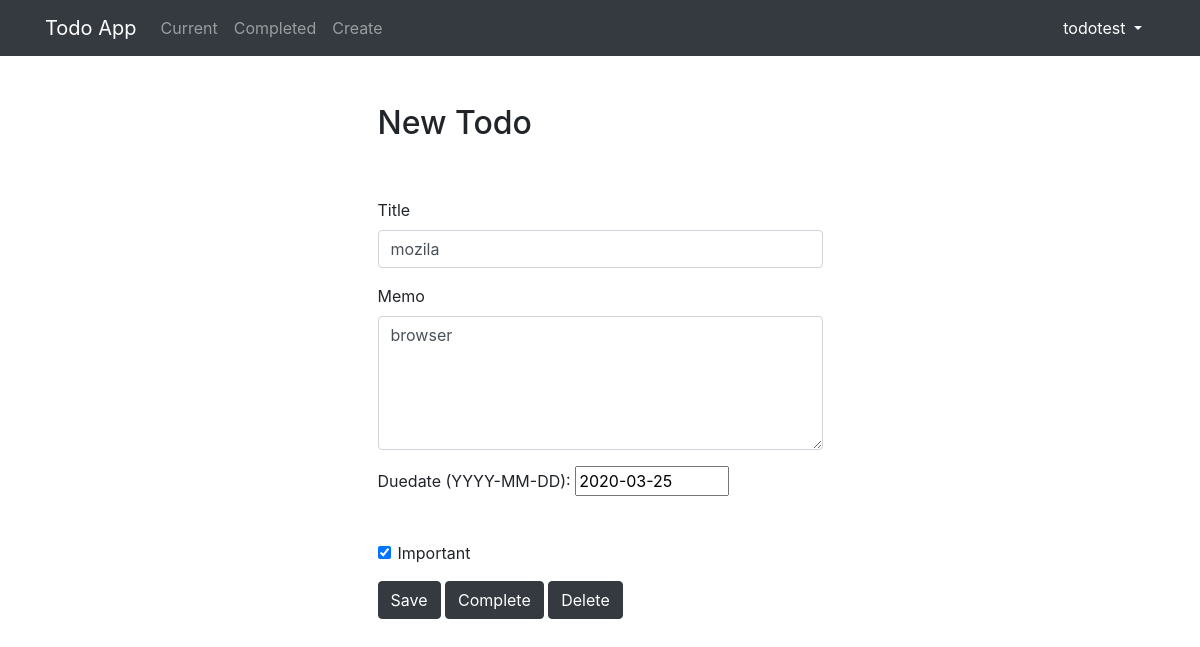
The app's page /todo/21 (signed in) with its own data.
### todolist/models.py (models this page shows, shortened)
class Todo(models.Model):
    title = models.CharField(max_length = 100)
    memo = models.TextField(blank = True)
    created = models.DateTimeField(auto_now_add = True)
    datecompleted = models.DateTimeField(null = True, blank = True)
    important = models.BooleanField(default = False)
    user = models.ForeignKey(User, on_delete=models.CASCADE)
    duedate = models.DateField(auto_now = False, null = True, blank = True)

### todolist/views.py (the view, shortened to what this page needs)
# urls.py: path('todo/<int:todo_pk>', views.viewtodo, name = "viewtodo"),
@login_required
def viewtodo(request, todo_pk):
    todo = get_object_or_404(Todo, pk=todo_pk, user = request.user)
    if request.method == "GET":
        form = TodoForm(instance = todo)
        context = {
            'todo': todo,
            'form': form
        }
        return render(request, 'todolist/viewtodo.html', context)

### todolist/forms.py
class TodoForm(ModelForm):
    class Meta:
        model = Todo
        fields = ['title', 'memo', 'important','duedate']

### todolist/templates/todolist/viewtodo.html (shortened to what this page needs)
{% extends "todolist/base.html" %}
{% block content %}
    <div class="row justify-content-center mt-5">
        <div class="col-md-5">
            <h2>New Todo</h2>
        </div>
    </div>
    <div class="row justify-content-center mt-5">
        <div class="col-md-5">
            <form method="POST">
                <div class="form-group">
                    <label for="title">Title</label>
                    <input type="text" name="title" class="form-control" id="title" value="{{ todo.title }}" required>
                </div>
                <div class="form-group">
                    <label for="memo">Memo</label>
                    <textarea name="memo" rows="5" class="form-control" id="memo" >{{ todo.memo }}</textarea>
                </div>
                <div class="form-group">
                    <label for="id_duedate">Duedate (YYYY-MM-DD):</label>
                    <input type="text" name="duedate" autocomplete="off" value = "{{ todo.duedate|date:'Y-m-j'}}" class="vDateField" size="10" id="id_duedate">
                </div> <br>
                <div class="form-group form-check">
                    <input type="checkbox" name="important" class="form-check-input" id="important" {% if todo.important %}checked{% endif %}>
                    <label class="form-check-label" for="important">Important</label>
                </div>
                <button type="submit" class="btn btn-dark">Save</button>
                <button type="button" class="btn btn-dark" onclick="$('#complete').click()">Complete</button>
                <button type="button" class="btn btn-dark" onclick="$('#delete').click()">Delete</button>
            </form>
        </div>
    </div>
{% endblock %}

### todolist/templates/todolist/base.html (shortened to what this page needs)
{% load static %}
<!doctype html>
<html lang="en">
<head>
    <link rel="stylesheet" href="https://stackpath.bootstrapcdn.com/bootstrap/4.4.1/css/bootstrap.min.css">
</head>
<body>
<nav class="navbar navbar-expand-md navbar-dark bg-dark">
<div class="container">
    {% if user.is_authenticated %}
        <a class="navbar-brand" href="{% url 'currenttodos' %}">
            <span>Todo App</span>
        </a>
    {% else %}
        <a class="navbar-brand" href="{% url 'home' %}">
            <span>Todo App</span>
        </a>
    {% endif %}
    <div class="collapse navbar-collapse" id="navbarNav">
    {% if user.is_authenticated %}
        <ul class="navbar-nav mr-auto">
                <li class="nav-item {{ current }}">
                    <a class="nav-link" href="{% url 'currenttodos' %}">Current</a>
                </li>
                <li class="nav-item {{ completed }}">
                    <a class="nav-link" href="{% url 'completedtodos' %}">Completed</a>
                </li>
                <li class="nav-item {{ create }}">
                    <a class="nav-link" href="{% url 'createtodo' %}">Create</a>
                </li>
        </ul>
    {% endif %}
    <ul class="navbar-nav ml-auto">
            {% if user.is_authenticated %}
                <li class="nav-item">
                    <div class="dropdown">
                        <button class="btn btn-dark dropdown-toggle" type="button" id="dropdownMenuButton" data-toggle="dropdown" aria-haspopup="true" aria-expanded="false">
                            {{ user.username }}
                        </button>
                    </div>
                </li>
            {% endif %}
        </ul>
    </div>
</div>
</nav>
<div class="container">
{% block content %}{% endblock %}
</div>
</body>
</html>

### records on screen
Todo: title "mozila", memo "browser", duedate "2020-03-25", important "☑"

### other values on screen
{{ user.username }} "todotest"
